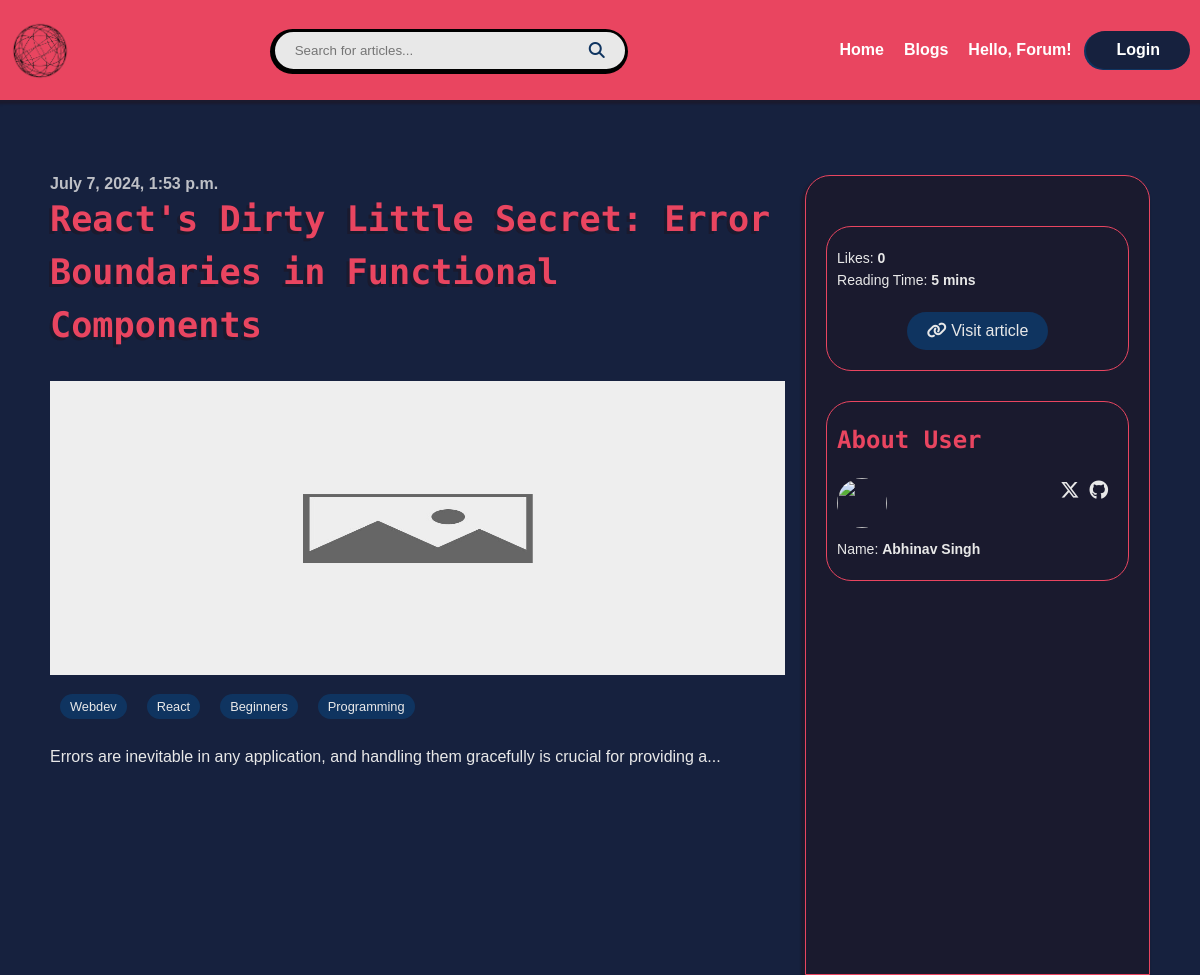
Screenshot of /blogpost/blog/3 with the database file from the repository.
### BlogPost/models.py (models this page shows, shortened)
class BlogPost(models.Model):
    title = models.CharField(max_length=255)
    description = models.TextField(max_length=3000, null=True)
    url = models.URLField(default=None)
    tags = models.CharField(max_length=255, null=True)
    reactions = models.IntegerField(default=0)
    cover_img = models.URLField(null=True)
    reading_time_minutes = models.IntegerField(null=True)
    author = models.CharField(max_length=150, null=True)
    twitter_url = models.URLField(null=True)
    github_url = models.URLField(null=True)
    website_url = models.URLField(null=True)
    profile_image = models.URLField(null=True)
    published_date = models.DateTimeField(null=True)

### BlogPost/views.py (the view)
# urls.py: path('blog/<int:id>', views.blog_page, name='blog_page'),
def blog_page(request, id):
    article = BlogPost.objects.get(id=id)
    article.tags = article.tags.split(', ')
    return render(request, 'BlogPost/blog_page.html', {"article": article})

### templates/BlogPost/blog_page.html (shortened to what this page needs)
{% extends 'layout.html' %} {% load static %}  {% block content %}
<div class="container">
  <article class="content">
    <span>{{article.published_date}}</span>
    <h2>{{article.title}}</h2>
    {% if article.cover_img %}
    <img src="{{article.cover_img}}" alt="" />
    {% else %}
    <img src="{% static 'images/blank.jpg' %}" alt="" />
    {% endif %}
    <ul>
      {% for tag in article.tags %}
      <li><a href="{% url 'search' tag %}">{{tag}}</a></li>
      {% endfor %}
    </ul>
    <p>{{article.description}}</p>
  </article>
  <aside>
    <div class="about-blog">
      <p>Likes: <strong>{{article.reactions}}</strong></p>
      <p>
        Reading Time: <strong>{{article.reading_time_minutes}} mins</strong>
      </p>
      <a href="{{article.url}}" target="_blank"
        ><i class="fa-solid fa-link"></i> Visit article</a
      >
    </div>
    <div class="author">
      <h3>About User</h3>
      {% if article.profile_image %}
      <a href="{{article.website_url}}" target="_blank" class="profile_image">
        <img src="{{article.profile_image}}" alt="" />
      </a>
      {% else %}
      <img
        src="https://cdn.pixabay.com/photo/2015/10/05/22/37/blank-profile-picture-973460_1280.png"
        alt=""
      />
      {% endif %}
      <div class="author-info">
        <ul>
          <li title="{{article.author}} Twitter">
            <a href="{{article.twitter_url}}" target="_blank"
              ><i class="fa-brands fa-x-twitter"></i
            ></a>
          </li>
          <li title="{{article.author}} Github">
            <a href="{{article.github_url}}" target="_blank"
              ><i class="fa-brands fa-github"></i
            ></a>
          </li>
        </ul>
        <p>Name: <strong>{{article.author}}</strong></p>
      </div>
    </div>
  </aside>
</div>
{% endblock %}

### static/css/styles.css (style rules this page uses)
:root { --main-color: #1a1a2e; --second-color: #16213e; --third-color: #0f3460; --header-color: #e94560; --text-color: #e8e8e8; }
* { margin: 0; padding: 0; box-sizing: border-box; scroll-behavior: smooth; }
body { background-color: var(--second-color); color: var(--text-color); font-family: Arial, sans-serif; }
ul { list-style: none; }
a { text-decoration: none; }
.container { max-width: 1200px; padding: 0 50px; margin: 0 auto; }
h1, h2, h3, h4, h5, h6 { color: var(--header-color); text-shadow: -3px 3px 0 var(--main-color); width: fit-content; font-family: "Fira Code", monospace; line-height: 1.5; }
p { font-size: 14px; line-height: 1.6; color: var(--text-color); }

### templates/BlogPost/blog_page.html (style rules this page uses)
body > .container { max-width: 100%; display: flex; justify-content: space-between; min-height: 100vh; margin-top: 175px; gap: 20px; }
.content { width: 90%; margin-bottom: 50px; }
.content > span { font-weight: 600; opacity: 0.8; text-align: right; }
.content h2 { font-size: 2.2rem; margin-bottom: 30px; }
.content img { width: 100%; aspect-ratio: 5/2; }
.content ul { display: flex; flex-wrap: wrap; margin: 10px 0 20px; }
.content ul li { background-color: var(--third-color); margin: 5px 10px; border-radius: 50px; text-transform: capitalize; display: flex; align-items: center; justify-content: center; transition-duration: 0.3s; }
.content ul li a { color: var(--text-color); padding: 5px 10px; font-size: 0.8rem; }
.content > p { color: var(--text-color); font-weight: 400; font-size: 1rem; }
aside { background-color: var(--main-color); width: 450px; padding: 50px 20px 50px; box-shadow: -2px 4px 2px 2px var(--main-color); border-radius: 25px 25px 0 0; border: 1px solid var(--header-color); }
aside > div { border: 1px solid var(--header-color); padding: 20px 10px; border-radius: 25px; margin-bottom: 30px; }
aside h3 { text-shadow: -2px 1px 0 var(--main-color); font-size: 1.5rem; margin-bottom: 20px; }
aside .author { position: relative; }
aside ul { position: absolute; top: 50%; right: 20px; transform: translateY(-50%); gap: 10px; display: flex; }
aside ul a { font-size: 1.2rem; color: var(--text-color); transition-duration: 0.3s; }
aside .profile_image img { width: 50px; height: 50px; border-radius: 50%; transition-duration: 0.3s; margin-bottom: 10px; }
aside .about-blog a { background-color: var(--third-color); display: block; width: fit-content; margin: 20px auto 0; padding: 10px 20px; border-radius: 25px; color: var(--text-color); transition-duration: 0.3s; }

### rows the page displays
BlogPost: published_date "July 7, 2024, 1:53 p.m.", title "React's Dirty Little Secret: Error Boundaries in Functional Components", description "Errors are inevitable in any application, and handling them gracefully is crucial for providing a...", reactions "0", reading_time_minutes "5", author "Abhinav Singh"

### other values shown
{{ tag }} "Webdev" "React" "Beginners" "Programming"
